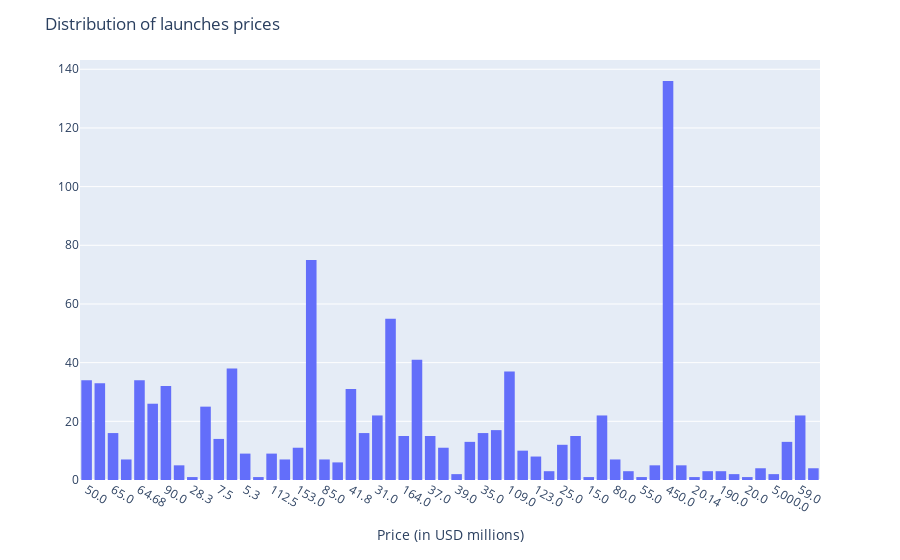

This figure's notebook cell:
### Markdown cell above
# How Expensive are the Launches? 

Create a histogram and visualise the distribution. The price column is given in USD millions (careful of missing values).

### Code cell
fig_price = px.histogram(
    clean_df,
    "Price"
)

fig_price.update_layout(
    title="Distribution of launches prices",
    yaxis_title=None,
    xaxis_title="Price (in USD millions)"
)

fig_price.show()

### Figure 1 — Plotly figure (JSON) as saved in the notebook; plotly's stock layout.template omitted (floating-point values rounded to 4 significant figures; data arrays with more than 128 entries replaced by an {"elided": "..."} marker saying what was removed)
{"data": [{"alignmentgroup": "True", "bingroup": "x", "hovertemplate": "Price=%{x}<br>count=%{y}<extra></extra>", "legendgroup": "", "marker": {"color": "#636efa", "pattern": {"shape": ""}}, "name": "", "offsetgroup": "", "orientation": "v", "showlegend": false, "type": "histogram", "x": {"elided": "964 str values"}, "xaxis": "x", "yaxis": "y"}], "layout": {"barmode": "relative", "legend": {"tracegroupgap": 0}, "margin": {"t": 60}, "title": {"text": "Distribution of launches prices"}, "xaxis": {"anchor": "y", "domain": [0, 1], "title": {"text": "Price (in USD millions)"}}, "yaxis": {"anchor": "x", "domain": [0, 1], "title": {}}}}
